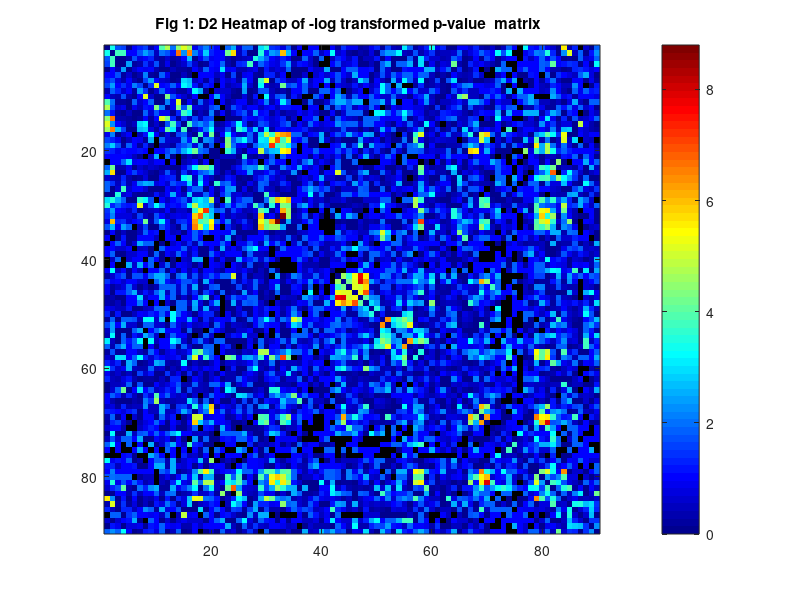

Here is the MATLAB script that generated this plot: (Note: this script raises an error after producing the figure.)
%% SICERS network detection and testing
% Network object oriented statistics method is a new appraoch to detect and
% test hidden phenotype related connectivity patterns at the "network"
% level. 
% Notet that the subgraph may vary a little bit due to the random
% intialization of the kmeans++ algorithm. 
    %% D2 data analysis
    
    load('data_d2.mat')
    imagesc(WnTest);colorbar
    colormap jet
    title('Fig 1: D2 Heatmap of -log transformed p-value  matrix  ');
    snapnow;
    warning('off','all')
   [Test_Cindxn ,Test_CIDn ,Test_Clistn ]=SICERS_A(squareform(WnTest0),1,0,8); 
 

 

    %% Graph combinatorics based test 
    
    
    [signodeGEP,GEPstat,P_SICERS]=GEP_newstats_testonly(WnTest,WnTest0,Test_Cindxn,Test_CIDn,100);  
    
    P_SICERS
    
    
    imagesc(WnTest( Test_Clistn , Test_Clistn ));colorbar
    colormap jet
    title('Fig 2: Heatmap of -log transformed p-values with detected subnetworks');
    snapnow;